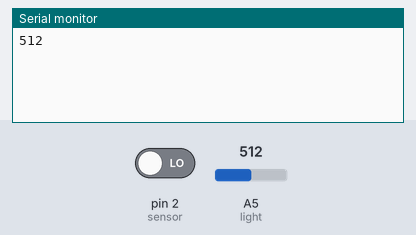
Bench run of a sketch on a simulated Arduino Uno, built with avr-gcc and run on an emulated ATmega328P. Shown: the last lines printed to the serial monitor. The test bench sets the inputs (shaded band); at power-on: A5 (light) = 512, pin 2 (sensor) LOW.

Above: at 1.9 s.
2.0 s: A5 (light) set to 716
At 3.3 s:
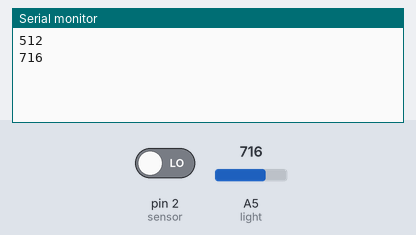
3.5 s: A5 (light) set to 900
At 4.3 s:
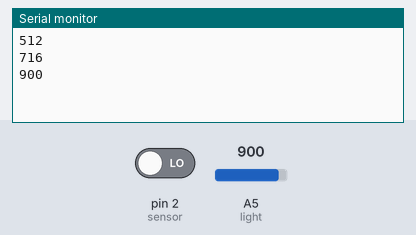
Timing chart, 0 to 6.5 s (numbered marks = the images above; inputs shaded):
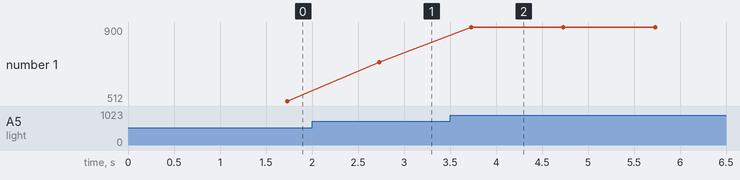

The sketch:

interactive_flower_light_sensor.ino
```cpp
#include <SoftwareSerial.h>
#define ARDUINO_RX 5 //should connect to TX of the Serial MP3 Player module
#define ARDUINO_TX 6 //connect to RX of the module
SoftwareSerial mySerial(ARDUINO_RX, ARDUINO_TX);
static int8_t Send_buf[8] = {0} ;

#define CMD_SEL_DEV 0X09
#define DEV_TF 0X02
#define CMD_PLAY_W_VOL 0X22

int sensor = 2; // pin for motion sensor


void setup()
{
  pinMode(sensor, INPUT);    // initialize sensor as an input
      mySerial.begin(9600);
        Serial.begin(9600);
      delay(500);//Wait chip initialization is complete
        sendCommand(CMD_SEL_DEV, DEV_TF);//select the TF card
      delay(200);//wait for 200ms
}


void motionsensor(){ // This function is for motion sensor.

  if (digitalRead(sensor)){
  sendCommand(CMD_PLAY_W_VOL, 0X1E002); //play the sound track 002
  delay(5000); // length of the sound track
    }
}


void loop() {

delay(1000); // gets the readings after 1 second
 int sensorValue = analogRead(A5); //analogue pin 5 for light intensity sensor

  if (sensorValue >=500){          // put the accurate value of light here for your plant
    Serial.println(sensorValue);

    motionsensor();


  }

}

void sendCommand(int8_t command, int16_t dat)
{
  delay(20);
  Send_buf[0] = 0x7e;
  Send_buf[1] = 0xff;
  Send_buf[2] = 0x06;
  Send_buf[3] = command;
  Send_buf[4] = 0x00;//0x00 = no feedback, 0x01 = feedback
  Send_buf[5] = (int8_t)(dat >> 8);//datah
  Send_buf[6] = (int8_t)(dat); //datal
  Send_buf[7] = 0xef; //ending byte
  for(uint8_t i=0; i<8; i++)//
  {
    mySerial.write(Send_buf[i]) ;
  }
}
```

Measured:
- after the input at 2.0 s, the serial monitor: prints a new line after 0.73 s (image 1)
- after the input at 3.5 s, the serial monitor: prints a new line after 0.23 s (image 2)
- plotted number 1: 512 → 716 after the input at 2.0 s, 716 → 900 after the input at 3.5 s
